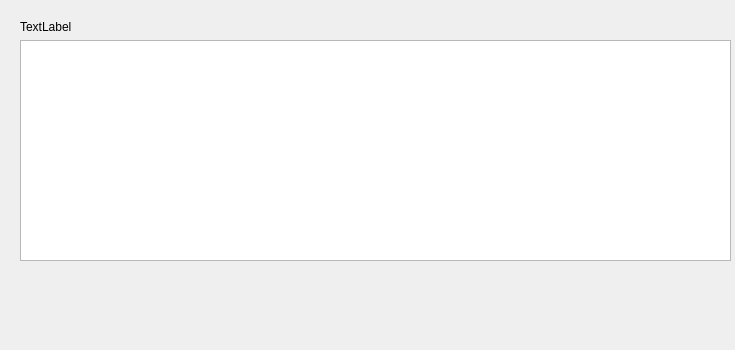
<?xml version="1.0" encoding="UTF-8"?>
<ui version="4.0">
 <class>Form</class>
 <widget class="QWidget" name="Form">
  <property name="geometry">
   <rect>
    <x>0</x>
    <y>0</y>
    <width>735</width>
    <height>350</height>
   </rect>
  </property>
  <property name="minimumSize">
   <size>
    <width>421</width>
    <height>229</height>
   </size>
  </property>
  <property name="windowTitle">
   <string>Form</string>
  </property>
  <widget class="QWidget" name="verticalLayoutWidget">
   <property name="geometry">
    <rect>
     <x>20</x>
     <y>20</y>
     <width>711</width>
     <height>241</height>
    </rect>
   </property>
   <layout class="QVBoxLayout" name="verticalLayout">
    <item>
     <layout class="QHBoxLayout" name="HLayout"/>
    </item>
    <item>
     <widget class="QLabel" name="labelRes">
      <property name="text">
       <string>TextLabel</string>
      </property>
     </widget>
    </item>
    <item>
     <widget class="QTableWidget" name="tableWidgetRes"/>
    </item>
   </layout>
  </widget>
 </widget>
 <resources/>
 <connections/>
</ui>
